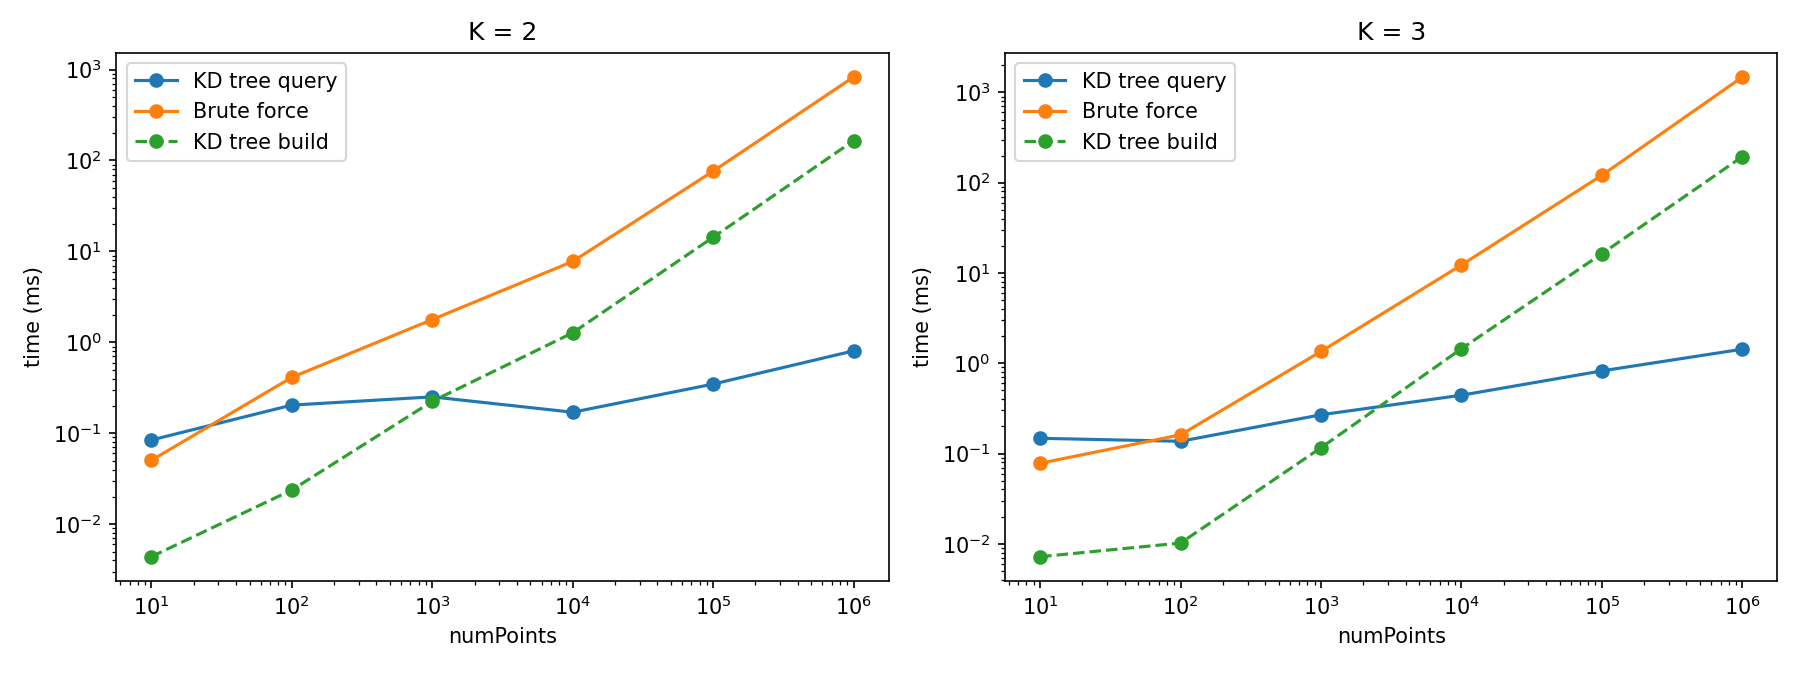

Source code (Python):
import json
from pathlib import Path

import matplotlib.pyplot as plt

# Read the benchmark rows from results.json (same folder as this script)
folder = Path(__file__).parent
rows = json.loads((folder / "results.json").read_text())

# One subplot per K
ks = sorted({row["k"] for row in rows})
fig, axes = plt.subplots(1, len(ks), figsize=(6 * len(ks), 4.5), squeeze=False)

for ax, k in zip(axes[0], ks):
    data = [row for row in rows if row["k"] == k]
    sizes = [row["numPoints"] for row in data]

    ax.plot(sizes, [row["queryTime"] for row in data], marker="o", label="KD tree query")
    ax.plot(sizes, [row["bruteForceTime"] for row in data], marker="o", label="Brute force")
    ax.plot(sizes, [row["buildTime"] for row in data], marker="o", linestyle="--", label="KD tree build")

    # Both axes span orders of magnitude, so use log scales
    ax.set_xscale("log")
    ax.set_yscale("log")
    ax.set_title(f"K = {k}")
    ax.set_xlabel("numPoints")
    ax.set_ylabel("time (ms)")
    # ax.grid(True, which="both", alpha=0.3)
    ax.legend()

fig.tight_layout()
fig.savefig(folder / "plot.png", dpi=150)
print(f"Saved {folder / 'plot.png'}")
